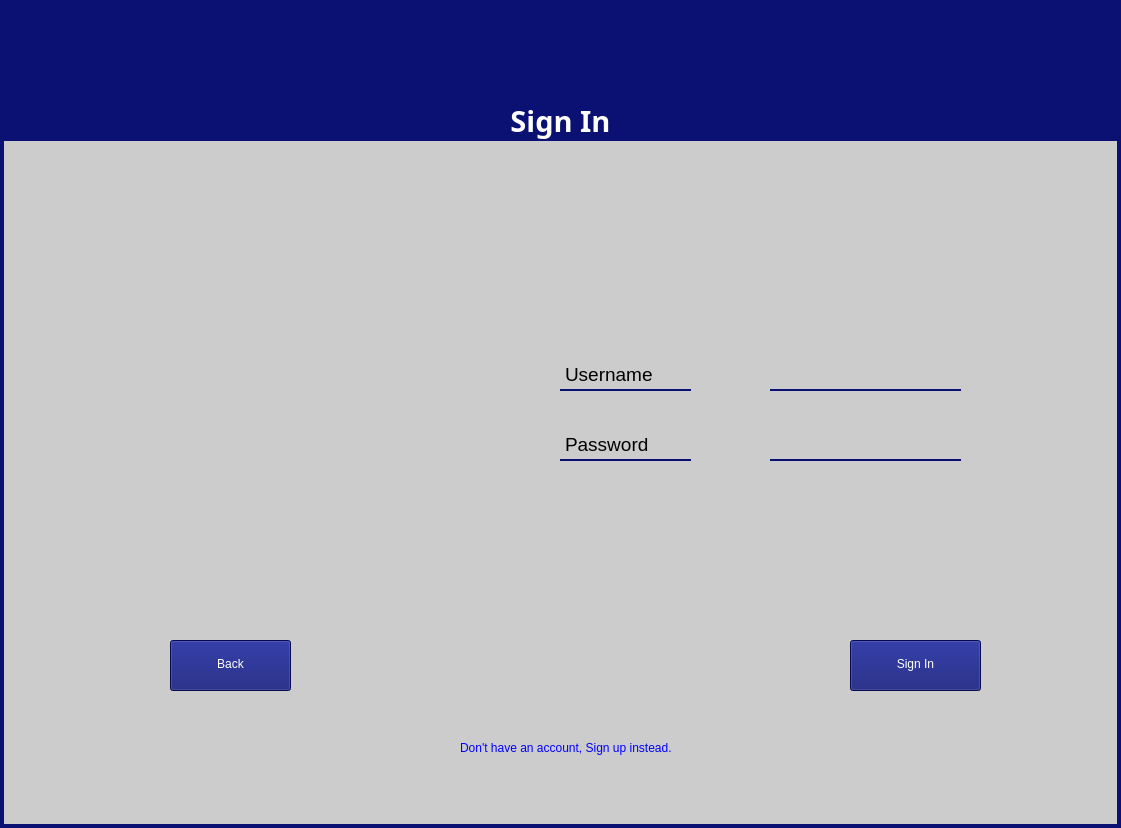
<?xml version="1.0" encoding="UTF-8"?>
<ui version="4.0">
 <class>MainWindow</class>
 <widget class="QMainWindow" name="MainWindow">
  <property name="geometry">
   <rect>
    <x>0</x>
    <y>0</y>
    <width>1121</width>
    <height>828</height>
   </rect>
  </property>
  <property name="windowTitle">
   <string>MainWindow</string>
  </property>
  <property name="styleSheet">
   <string notr="true">background-color: #cccccc;
border-left: 4px solid #0A1172;
border-right: 4px solid #0A1172;
border-bottom: 4px solid #0A1172;</string>
  </property>
  <widget class="QWidget" name="centralwidget">
   <widget class="QLabel" name="label_4">
    <property name="geometry">
     <rect>
      <x>0</x>
      <y>0</y>
      <width>1121</width>
      <height>141</height>
     </rect>
    </property>
    <property name="font">
     <font>
      <family>Sitka Text Semibold</family>
      <pointsize>22</pointsize>
      <weight>75</weight>
      <bold>true</bold>
     </font>
    </property>
    <property name="styleSheet">
     <string notr="true">background-color: #0A1172;
color: white;</string>
    </property>
    <property name="text">
     <string>Sign In</string>
    </property>
    <property name="alignment">
     <set>Qt::AlignBottom|Qt::AlignHCenter</set>
    </property>
   </widget>
   <widget class="QLabel" name="username">
    <property name="geometry">
     <rect>
      <x>560</x>
      <y>360</y>
      <width>131</width>
      <height>31</height>
     </rect>
    </property>
    <property name="font">
     <font>
      <pointsize>14</pointsize>
     </font>
    </property>
    <property name="styleSheet">
     <string notr="true">border: none;
border-bottom: 2px solid #0A1172;</string>
    </property>
    <property name="text">
     <string>Username</string>
    </property>
   </widget>
   <widget class="QLabel" name="password">
    <property name="geometry">
     <rect>
      <x>560</x>
      <y>430</y>
      <width>131</width>
      <height>31</height>
     </rect>
    </property>
    <property name="font">
     <font>
      <pointsize>14</pointsize>
     </font>
    </property>
    <property name="styleSheet">
     <string notr="true">border: none;
border-bottom: 2px solid #0A1172;</string>
    </property>
    <property name="text">
     <string>Password</string>
    </property>
   </widget>
   <widget class="QLineEdit" name="usernameText">
    <property name="geometry">
     <rect>
      <x>770</x>
      <y>360</y>
      <width>191</width>
      <height>31</height>
     </rect>
    </property>
    <property name="font">
     <font>
      <pointsize>12</pointsize>
     </font>
    </property>
    <property name="styleSheet">
     <string notr="true">border: none;
border-bottom: 2px solid #0A1172;
</string>
    </property>
    <property name="text">
     <string/>
    </property>
   </widget>
   <widget class="QLineEdit" name="passwordText">
    <property name="geometry">
     <rect>
      <x>770</x>
      <y>430</y>
      <width>191</width>
      <height>31</height>
     </rect>
    </property>
    <property name="font">
     <font>
      <pointsize>12</pointsize>
     </font>
    </property>
    <property name="styleSheet">
     <string notr="true">border: none;
border-bottom: 2px solid #0A1172;
</string>
    </property>
   </widget>
   <widget class="QPushButton" name="BackButton">
    <property name="geometry">
     <rect>
      <x>170</x>
      <y>640</y>
      <width>121</width>
      <height>51</height>
     </rect>
    </property>
    <property name="styleSheet">
     <string notr="true">padding: 5px;
background-color: #0A1172;
color: white;</string>
    </property>
    <property name="text">
     <string>Back</string>
    </property>
   </widget>
   <widget class="QPushButton" name="SignUpButton">
    <property name="geometry">
     <rect>
      <x>850</x>
      <y>640</y>
      <width>131</width>
      <height>51</height>
     </rect>
    </property>
    <property name="styleSheet">
     <string notr="true">padding: 5px;
background-color: #0A1172;
color: white;</string>
    </property>
    <property name="text">
     <string>Sign In</string>
    </property>
   </widget>
   <widget class="QLabel" name="instead">
    <property name="geometry">
     <rect>
      <x>460</x>
      <y>740</y>
      <width>241</width>
      <height>16</height>
     </rect>
    </property>
    <property name="styleSheet">
     <string notr="true">border: none;
color: blue;
</string>
    </property>
    <property name="text">
     <string>Don't have an account, Sign up instead.</string>
    </property>
   </widget>
  </widget>
 </widget>
 <resources/>
 <connections/>
</ui>
